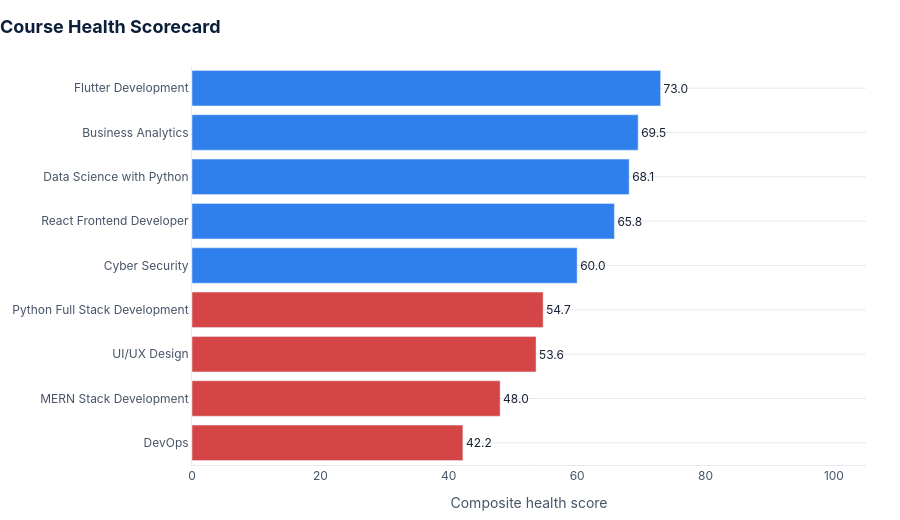

Notebook source saved alongside this figure:
### Markdown cell above
## G. Strategic Insights and Recommendations

### Code cell
section_title("G. Strategic Insights and Recommendations", "Priority actions for leadership")

course_health = (
    students.groupby("course", as_index=False).agg(Enrollment=("student_id", "count"))
    .merge(attendance.groupby("course", as_index=False).agg(Attendance=("Attendance %", "mean")), on="course", how="left")
    .merge(placement_course[["course", "Placement Rate"]], on="course", how="left")
    .merge(course_business[["course", "Conversion", "Enquiries"]], on="course", how="left")
).fillna(0)

course_health["Health Score"] = (
    course_health["Attendance"] * 0.35
    + course_health["Placement Rate"] * 0.35
    + course_health["Conversion"] * 0.20
    + (course_health["Enrollment"] / course_health["Enrollment"].max() * 100) * 0.10
).round(1)
course_health = course_health.sort_values("Health Score", ascending=False)

priority_course = course_health.sort_values("Health Score").iloc[0]
high_demand_low_conversion = course_business.sort_values(["Enquiries", "Conversion"], ascending=[False, True]).iloc[0]
overload_staff = staff_load.sort_values("Capacity %", ascending=False).head(1).iloc[0]

recommendations = pd.DataFrame([
    {
        "Priority": "1",
        "Theme": "Attendance recovery",
        "Action": f"Launch a retention sprint for {priority_course['course']} and all learners below 75% attendance.",
        "Business rationale": "Improves completion probability and protects placement outcomes.",
        "Owner": "Academic Lead",
    },
    {
        "Priority": "2",
        "Theme": "Admissions conversion",
        "Action": f"Review counselling scripts and objections for {high_demand_low_conversion['course']} where demand is high but conversion is weaker.",
        "Business rationale": "Captures more value from existing enquiry flow before increasing marketing spend.",
        "Owner": "Admissions Head",
    },
    {
        "Priority": "3",
        "Theme": "Placement pipeline",
        "Action": f"Convert the {in_progress_count} in-progress placement records through weekly employer follow-ups and interview readiness checkpoints.",
        "Business rationale": "Near-term placement wins will improve headline placement rate and board confidence.",
        "Owner": "Placement Lead",
    },
    {
        "Priority": "4",
        "Theme": "Capacity management",
        "Action": f"Rebalance trainer load for {overload_staff['name']} and protect buffer capacity because classroom fill is {classroom_fill:.0f}%.",
        "Business rationale": "Reduces service risk as utilisation approaches full capacity.",
        "Owner": "Operations Lead",
    },
    {
        "Priority": "5",
        "Theme": "Revenue instrumentation",
        "Action": "Add fee, discount, collection date, payment status and refund fields to the data model.",
        "Business rationale": "Enables true revenue, cohort profitability, collection efficiency and LTV analytics.",
        "Owner": "Finance / Data",
    },
])

card_html = "".join([
    f"<div class='insight-card'><b>{row['Priority']}. {row['Theme']}</b><span>{row['Action']}<br><br><b>Rationale:</b> {row['Business rationale']}</span></div>"
    for _, row in recommendations.iterrows()
])
display(HTML(f"<div class='insight-grid'>{card_html}</div>"))

fig = go.Figure(go.Bar(
    y=course_health.sort_values("Health Score")["course"],
    x=course_health.sort_values("Health Score")["Health Score"],
    orientation="h",
    marker_color=np.where(course_health.sort_values("Health Score")["Health Score"] < 55, THEME["red"], THEME["blue"]),
    text=course_health.sort_values("Health Score")["Health Score"].map(lambda x: f"{x:.1f}"),
    textposition="outside",
    customdata=course_health.sort_values("Health Score")[["Enrollment", "Attendance", "Placement Rate", "Conversion"]],
    hovertemplate="<b>%{y}</b><br>Health score: %{x:.1f}<br>Enrollment: %{customdata[0]:,}<br>Attendance: %{customdata[1]:.1f}%<br>Placement: %{customdata[2]:.1f}%<br>Admissions conversion: %{customdata[3]:.1f}%<extra></extra>",
))
fig.update_xaxes(range=[0, 105], title_text="Composite health score")
style_fig(fig, "Course Health Scorecard", height=520, showlegend=False).show()

recommendations

### Figure 1 — Plotly figure (JSON) as saved in the notebook; plotly's stock layout.template omitted (floating-point values rounded to 4 significant figures)
{"data": [{"customdata": [[8, 72.5, 37.5, 13.1], [30, 77.33, 23.3, 43.5], [2, 100, 50, 3.9], [41, 84.39, 29.3, 46.6], [7, 82.86, 28.6, 100], [31, 83.23, 35.5, 100], [73, 86.85, 42.5, 64], [4, 90, 50, 100], [4, 100, 50, 100]], "hovertemplate": "<b>%{y}</b><br>Health score: %{x:.1f}<br>Enrollment: %{customdata[0]:,}<br>Attendance: %{customdata[1]:.1f}%<br>Placement: %{customdata[2]:.1f}%<br>Admissions conversion: %{customdata[3]:.1f}%<extra></extra>", "marker": {"color": ["#D64545", "#D64545", "#D64545", "#D64545", "#2F80ED", "#2F80ED", "#2F80ED", "#2F80ED", "#2F80ED"]}, "orientation": "h", "text": ["42.2", "48.0", "53.6", "54.7", "60.0", "65.8", "68.1", "69.5", "73.0"], "textposition": "outside", "type": "bar", "x": [42.2, 48, 53.6, 54.7, 60, 65.8, 68.1, 69.5, 73], "y": ["DevOps", "MERN Stack Development", "UI/UX Design", "Python Full Stack Development", "Cyber Security", "React Frontend Developer", "Data Science with Python", "Business Analytics", "Flutter Development"]}], "layout": {"font": {"color": "#172033", "family": "Inter, Segoe UI, Arial", "size": 12}, "height": 520, "hoverlabel": {"bgcolor": "#0B1F3A", "bordercolor": "#0B1F3A", "font": {"color": "white", "family": "Inter, Segoe UI, Arial", "size": 12}}, "legend": {"bgcolor": "rgba(255,255,255,0)", "font": {"color": "#475467", "size": 11}, "orientation": "h", "x": 0, "xanchor": "left", "y": 1.02, "yanchor": "bottom"}, "margin": {"b": 44, "l": 48, "r": 34, "t": 66}, "paper_bgcolor": "#FFFFFF", "plot_bgcolor": "#FFFFFF", "showlegend": false, "title": {"font": {"color": "#0B1F3A", "family": "Inter, Segoe UI, Arial", "size": 18}, "text": "<b>Course Health Scorecard</b>", "x": 0, "xanchor": "left"}, "xaxis": {"linecolor": "#E6EAF0", "range": [0, 105], "showgrid": false, "tickfont": {"color": "#475467"}, "title": {"font": {"color": "#475467"}, "text": "Composite health score"}, "zeroline": false}, "yaxis": {"gridcolor": "#E6EAF0", "linecolor": "#E6EAF0", "tickfont": {"color": "#475467"}, "title": {"font": {"color": "#475467"}}, "zeroline": false}}}
